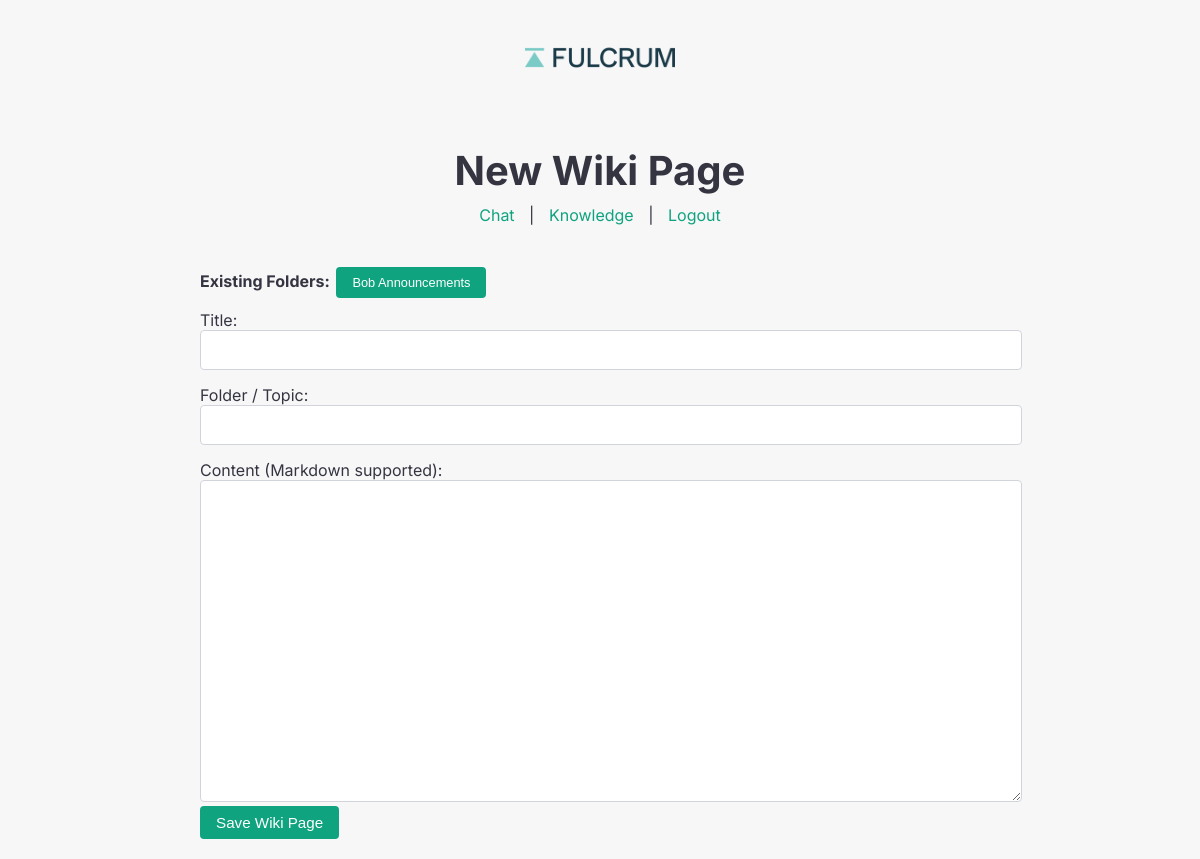
Page /wiki/new (signed in) on the earlier database version.
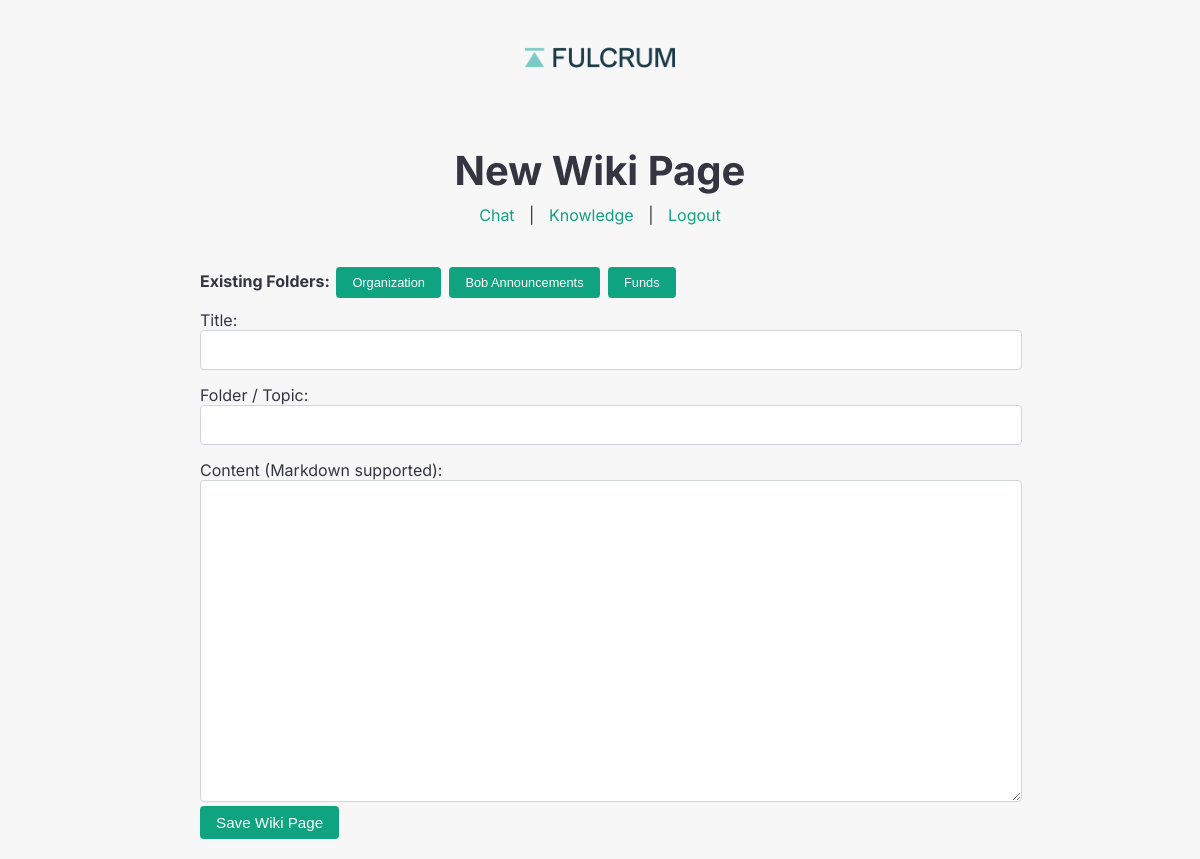
Same page on the later database version.
### tables this page shows
CREATE TABLE wiki (
                id INTEGER PRIMARY KEY AUTOINCREMENT,
                title TEXT NOT NULL,
                content TEXT NOT NULL,
                folder TEXT DEFAULT '',
                updated_at TEXT NOT NULL
            );

### app/wiki.py (the view)
@wiki_bp.route("/wiki/new")
def wiki_new():
    if "user" not in session:
        return redirect(url_for("auth.login"))
    existing_pages = get_all_wiki_pages()
    existing_folders = set([p["folder"] for p in existing_pages if p["folder"]])
    page = {"id": None, "title": "", "content": "", "folder": ""}
    return render_template("wiki_edit.html", page=page, all_folders=existing_folders)

### app/wiki.py (called while the page is built)
def get_all_wiki_pages():
    with sqlite3.connect(WIKI_DB) as conn:
        cur = conn.cursor()
        cur.execute("SELECT id, title, folder, updated_at FROM wiki ORDER BY updated_at DESC")
        rows = cur.fetchall()
        pages = []
        for row in rows:
            pages.append({
                "id": row[0],
                "title": row[1],
                "folder": row[2],
                "updated_at": row[3]
            })
    return pages

### templates/wiki_edit.html (shortened to what this page needs)
<!DOCTYPE html>
<html lang="en">
<head>
  <link rel="stylesheet" href="/static/style.css">
</head>
<body>
  <div class="container">
    <header>
      <img src="/static/logo.png" alt="Logo" class="logo">
      <h1>{% if page.id %}Edit Wiki Page{% else %}New Wiki Page{% endif %}</h1>
      <nav>
        <a href="/">Chat</a> |
        <a href="/knowledge">Knowledge</a> |
        <a href="/logout">Logout</a>
      </nav>
    </header>
    <section>
      {% if all_folders is defined and all_folders %}
        <div class="folder-list">
          <strong>Existing Folders:</strong>
          {% for f in all_folders %}
            <button type="button" class="btn" onclick="document.getElementById('folder').value='{{f}}'">{{f}}</button>
          {% endfor %}
        </div>
      {% endif %}
      <form action="/wiki/save" method="post">
        <div class="form-group">
          <label for="title">Title:</label>
          <input type="text" name="title" id="title" value="{{ page.title }}" required>
        </div>
        <div class="form-group">
          <label for="folder">Folder / Topic:</label>
          <input type="text" name="folder" id="folder" value="{{ page.folder }}">
        </div>
        <div class="form-group">
          <label for="content">Content (Markdown supported):</label>
          <textarea name="content" id="content" required>{{ page.content }}</textarea>
        </div>
        <button type="submit" class="btn">Save Wiki Page</button>
      </form>
    </section>
  </div>
</body>
</html>

Differences in the rows shown:
added wiki: folder "Organization"
added wiki: folder "Funds"
